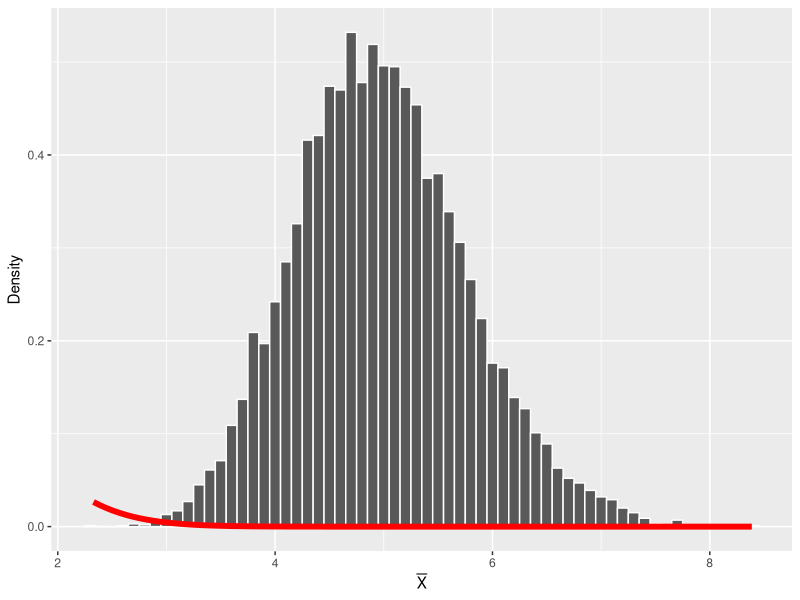

The R source for this figure:
## ---- chunk 1
knitr::opts_chunk$set(fig.path="figs/")
library(ggplot2)
## ---- chunk 2
n <- 40 # Number of elements per sample
nosim <- 10000 # Number of samples
lambda <- 0.2 # The rate of exponential distribution

# Simulate the data and compute the means of each sample
sim.data <- matrix(rexp(n*nosim,lambda),nosim)
sim.means <- apply(sim.data,1,mean)
sim.sds <- apply(sim.data,1,sd)

# Collect stats on the sample distribution
sim.mean <- mean(sim.means)
sim.sem <- sd(sim.means)
## ---- chunk 3
means <- data.frame(Xbar = sim.means)
ggplot(means, aes(x=Xbar)) +
  geom_histogram(binwidth=.1, color="white", aes(y=..density..)) +
  stat_function(fun=dnorm, arg=list(mean = 1/lambda,sd=1/lambda/sqrt(n)), 
                color="red", size=2) + 
  ylab("Density") +
  xlab(expression(bar(X)))
## ---- chunk 4
test <- data.frame(Simulation=c(sim.mean,sim.sem),
                   Population=c(1/lambda,1/lambda/sqrt(n)),
                   row.names=c("$\\mu$","$\\sigma$"))
knitr::kable(test,align = "c",digits=3)
## ---- chunk 5
ll <- sim.means - qnorm(.975) * sim.sem
ul <- sim.means + qnorm(.975) * sim.sem
coverage <- mean(ll < 1/lambda & ul > 1/lambda)
